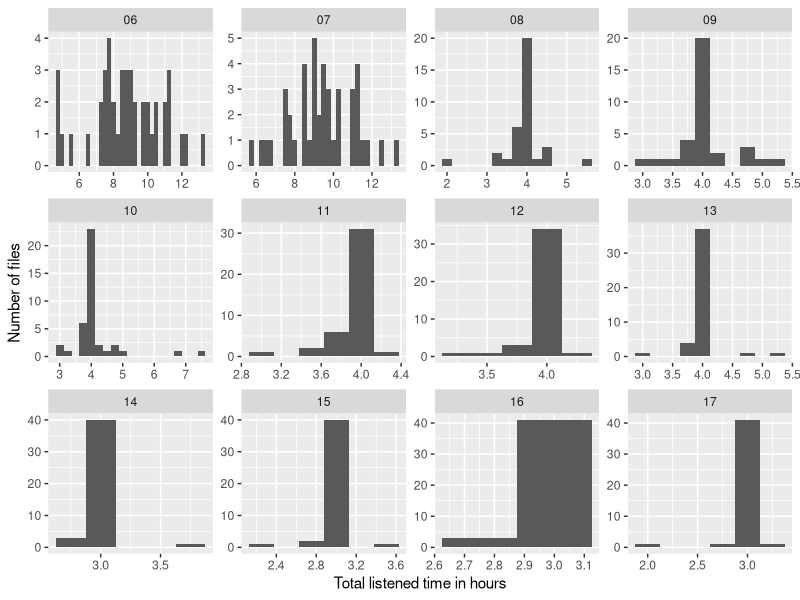

The R source for this figure: (Note: this script raises an error after producing the figure.)
## ---- chunk 1
knitr::opts_chunk$set(echo = TRUE)
#knitr::opts_knit$set(root.dir = normalizePath(".."))
#eb: i commented out the above so paths will work as they should; under
# knit you always want the knit directory to be the *project* directory
library(tidyverse)
library(kableExtra)


## ---- chunk 2

listened_time <- read_csv("../output/Total_Listen_Time_Summary.csv")
listened_time_with_months <- listened_time %>% 
  separate(filename, into = c("subj","month"), sep = "_", extra="drop",remove=F)
## ---- chunk 3
avgs <- listened_time_with_months %>% 
  group_by(month) %>% 
  summarise(avg_listen_time = round(mean(total_listen_time_hour), 2), 
            max = max(total_listen_time_hour), 
            min = min(total_listen_time_hour)
            )
knitr::kable(
  avgs,
  caption = "Mean, maximum and minimum listened time per month in hours"
) %>%
  kable_styling(bootstrap_options = c("striped", "hover", "condensed"), full_width = T, fixed_thead = T)

## ---- chunk 4
knitr::kable(
  listened_time_with_months[1:5,] %>% select(filename, ends_with("hour")),
  caption = "A tibble of listened time csv file"
) %>%
    kable_styling(bootstrap_options = c("striped", "hover", "condensed"), full_width = F, position = 'left')
## ---- chunk 5
ggplot(data = listened_time_with_months) + geom_histogram(mapping = aes(x = total_listen_time_hour),binwidth=.25) + facet_wrap(~ month, scales = "free") +
  labs(x = "Total listened time in hours", y = "Number of files")
## ---- chunk 6
headers <- c(
  "filename", 
  "month", 
  "silence_time_hour", 
  "skip_time_hour", 
  "skip_silence_overlap_hour", 
  "end_time_hour", 
  "total_listen_time_hour"
  )
sixseven_summary <- 
  listened_time_with_months %>%
  select(headers) %>%
  filter(month %in% c("06","07") & (total_listen_time_hour>12 | total_listen_time_hour<8)) %>%
  mutate(calculation_of_listen_time_hour = sprintf("= %s - (%s + %s - %s)", end_time_hour, skip_time_hour, silence_time_hour, skip_silence_overlap_hour))

knitr::kable(sixseven_summary) %>%
  kable_styling(bootstrap_options = c("striped", "hover", "condensed", "bordered"), full_width = F, fixed_thead = T)
## ---- chunk 7
alternative <- listened_time_with_months %>%
  filter(month %in% c("06", "07")) %>%
  select(headers) %>%
  mutate(case1 = end_time_hour - (silence_time_hour - skip_silence_overlap_hour), case2 = end_time_hour - silence_time_hour) %>%
  filter(case1 > 12 | case1 < 8 | case2 > 12 | case2 < 8)

knitr::kable(alternative) %>%
  kable_styling(bootstrap_options = c("striped", "hover", "condensed", "bordered"), full_width = F, fixed_thead = T)
## ---- chunk 8
eight2thirteen <- 
  listened_time_with_months %>% 
  filter(month %in% c("08","09","10","11","12","13") & (total_listen_time_hour>4.25 | total_listen_time_hour<3.75 | num_raw_subregion<5)) %>%
  select(filename, month, ends_with("hour"),  -skip_silence_overlap_hour, contains("raw"))
## ---- chunk 9
knitr::kable(eight2thirteen, table.attr='class="bigTable"') %>%
    kable_styling(bootstrap_options = c("striped", "hover", "condensed", "bordered"), full_width = F, fixed_thead = T, position="left")
## ---- chunk 10
fourteen2seventeen <-
  listened_time_with_months %>% 
  filter(month %in% c("14","15","16","17") & (total_listen_time_hour>3.25 | total_listen_time_hour<2.75)) %>%
  select(filename, month, ends_with("hour"),  -skip_silence_overlap_hour, contains("raw"))

knitr::kable(fourteen2seventeen) %>%
      kable_styling(bootstrap_options = c("striped", "hover", "condensed", "bordered"), full_width = F, fixed_thead = T, position="left")
## ---- chunk 11
#eb: note: you want ALL five positions and ranks in the spreadsheet but i'm 
# just showing you how i'd do it for the version of the data that's there now
#that's why p5 and r5 are all NA--they wont' be with the right data form
mini_listened_time_data <- listened_time_with_months %>% 
  dplyr::select(filename, subj, month, subregions, positions, ranks, counts, removals)

ranks_fixed <- mini_listened_time_data %>% 
  separate(ranks,  into= c("r1","r2","r3","r4","r5"), sep = "', '", remove = F) %>% 
  #mutate( r1 = str_remove_all(r1, c(literal("['") | literal("[]") | literal(",]""))))
  mutate( r1 = str_extract(r1, "\\d"),
          r2 = str_extract(r2, "\\d"),
          r3 = str_extract(r3, "\\d"),
          r4 = str_extract(r4, "\\d"),
          r5 = str_extract(r5, "\\d")) 

ranks_long <- ranks_fixed %>%  
  dplyr::select(filename, subj, month, r1:r5) %>% 
  pivot_longer(cols = r1:r5, names_to = "slot", values_to = "rank") %>% 
  mutate(slot = str_extract(slot, "\\d"))

positions_fixed <- mini_listened_time_data %>% 
  separate(positions,  into= c("p1","p2","p3","p4","p5"), sep = "', '", remove = F) %>%
  mutate( p1 = str_extract(p1, "\\d"),
          p2 = str_extract(p2, "\\d"),
          p3 = str_extract(p3, "\\d"),
          p4 = str_extract(p4, "\\d"),
          p5 = str_extract(p5, "\\d")) 

positions_long <- positions_fixed %>% 
  dplyr::select(filename, subj, month, p1:p5) %>% 
  pivot_longer(cols = p1:p5, names_to = "slot", values_to = "position") %>% 
  mutate(slot = str_extract(slot, "\\d"))

counts_fixed <- mini_listened_time_data %>%
  separate(counts, into= c("c1","c2","c3","c4","c5"), sep = ",", remove = F) %>%
  mutate( c1 = str_extract(c1, "\\d+"),
          c2 = str_extract(c2, "\\d+"),
          c3 = str_extract(c3, "\\d+"),
          c4 = str_extract(c4, "\\d+"),
          c5 = str_extract(c5, '\\d+')
    )

counts_long <- counts_fixed %>%
  select(filename, subj, month, c1:c5) %>%
  pivot_longer(cols = c1:c5, names_to = 'slot', values_to = 'counts') %>%
  mutate(slot = str_extract(slot, '\\d'))

removals_fixed <- mini_listened_time_data %>%
  separate(removals, into= c('re1', 're2', 're3', 're4', 're5'), sep = "', '", remove = FALSE) %>%
  mutate(
    re1 = str_extract(re1, "[A-Za-z\\s]+"),
    re2 = str_extract(re2, "[A-Za-z\\s]+"),
    re3 = str_extract(re3, "[A-Za-z\\s]+"),
    re4 = str_extract(re4, "[A-Za-z\\s]+"),
    re5 = str_extract(re5, "[A-Za-z\\s]+")
  )

removals_long <- removals_fixed %>%
  select(filename, subj, month, re1:re5) %>%
  pivot_longer(cols = re1:re5, names_to = 'slot', values_to = 'removals') %>%
  mutate(slot = str_extract(slot, '\\d'))
  

  
voila <- positions_long %>%
  left_join(ranks_long) %>%
  left_join(counts_long) %>%
  left_join(removals_long)
#eb: double check that this does the right thing by looking at wide & long versions manually


# mini_listened_time_data %>% dplyr::select(filename, ranks, positions)
#eb: as long as this does the right thing when you add the 5th SR, should be good!
## ---- chunk 12
final <- 
  voila %>%
  filter(!(month %in% c('06', '07'))) %>%
  arrange(filename, position) %>%
  select(-slot)

t1 <- final %>%
  semi_join(eight2thirteen, by="filename")
t2 <- final %>%
  semi_join(fourteen2seventeen, by="filename")

knitr::kable(t1, caption = 'Subregion summary for months 8 to 13') %>%
      kable_styling(bootstrap_options = c("striped", "hover", "condensed", "bordered"), full_width = F, fixed_thead = T, position="left")

knitr::kable(t2, caption = 'Subregion summary for months 14 to 17') %>%
      kable_styling(bootstrap_options = c("striped", "hover", "condensed", "bordered"), full_width = F, fixed_thead = T, position="left")
## ---- chunk 13
knitr::kable(final, caption = 'Subregion summary for the entire corpus') %>%
      kable_styling(bootstrap_options = c("striped", "hover", "condensed", "bordered"), full_width = F, fixed_thead = T, position="left")
